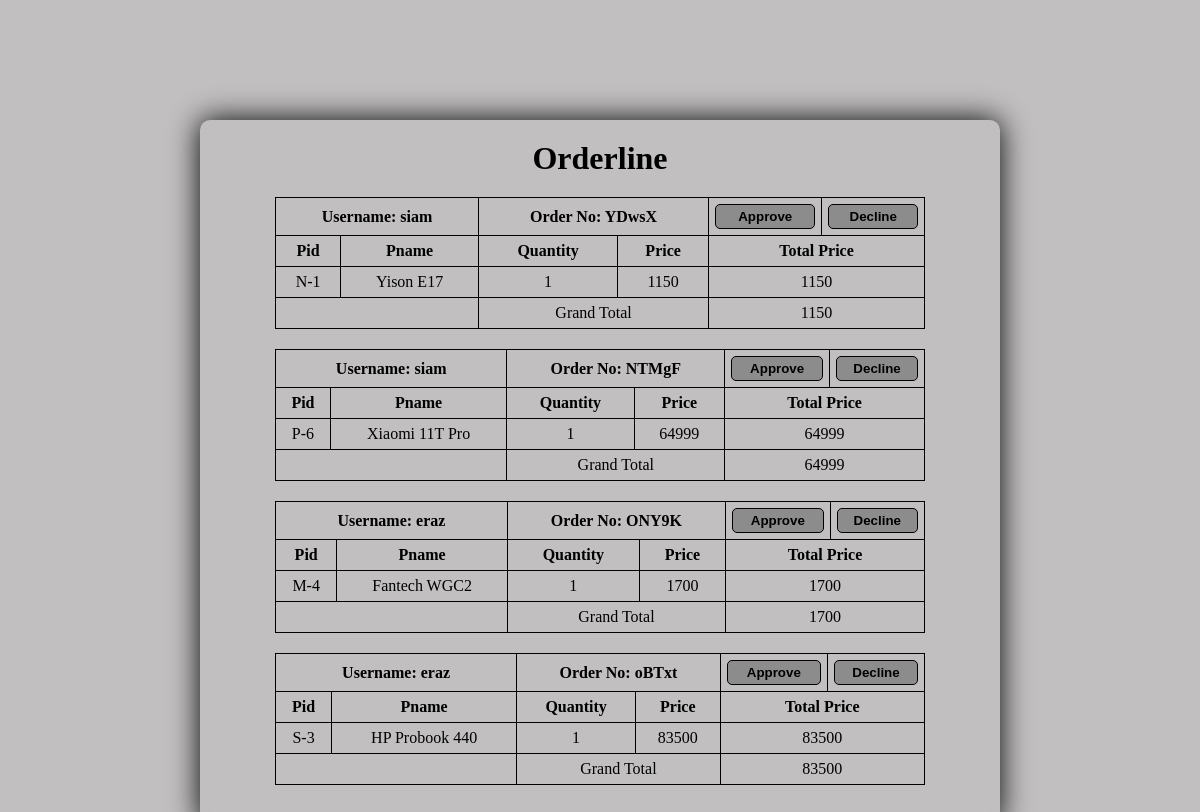
Page /admin/orderline.php (signed in) on the committed database.
### tables this page shows
CREATE TABLE `orderline` (
  `username` varchar(50) NOT NULL,
  `O_id` varchar(255) NOT NULL,
  `p_id` varchar(255) NOT NULL,
  `P_name` varchar(255) NOT NULL,
  `quantity` int(50) NOT NULL,
  `price` int(50) NOT NULL
);

### admin/orderline.php (the view, shortened to what this page needs)
<!DOCTYPE html>
<html>
<head>
</head>
<body>
  <div class="main">
    <div class="box">
      <?php
      include('../connection.php');
      $sql = "SELECT * FROM `orderline`";
      $result = $con->query($sql);
      ?>
      <h1>Orderline</h1>
      <div class="table-container">
        <?php
        $gtotal = 0;
        $pre = 0;
        if ($result->num_rows > 0) {
          while ($row = $result->fetch_assoc()) {
            if ($row["O_id"] != $pre) {
              if ($pre != 0) {
                echo "</tr>";
                echo "<tr>";
                echo "<td colspan='2'></td>";
                echo "<td colspan='2'>Grand Total</td>";
                echo "<td colspan='2'>" . $gtotal . "</td>";
                echo "</tr>";
                echo "</table>";
              }
              $gtotal = 0;
              $pre = $row["O_id"];
              echo " <table>
                    <tr>
                    <th colspan='2'>Username: " . $row["username"] . "</th>
                    <th colspan='2'> Order No: " . $pre . "</th>
                    <form action='function.php' method='post'>
                    <input type='hidden' name='orid' value='" . $pre . "'>
                    <th><button type='submit' name='approve' class='submit'>Approve</button></th>
                    </form>
                    <form action='function.php' method='post'>
                    <input type='hidden' name='orid' value='" . $pre . "'>
                    <th><button type='submit' name='decline' class='submit'>Decline</button></th>
                    </form>
                    </tr>
                    <tr>
                    <th>Pid</th>
                    <th>Pname</th>
                    <th>Quantity</th>
                    <th>Price</th>
                    <th colspan='2'>Total Price</th>
                    </tr>";
            }
            echo "<tr>";
            echo "<td>" . $row["p_id"] . "</td>";
            echo "<td>" . $row["P_name"] . "</td>";
            echo "<td>" . $row["quantity"] . "</td>";
            echo "<td>" . $row["price"] . "</td>";
            echo "<td colspan='2'>" . $row["price"] * $row["quantity"] . "</td>";
            $gtotal += ($row["price"] * $row["quantity"]);
          }
          echo "</tr>";
          echo "<tr>";
          echo "<td colspan='2'></td>";
          echo "<td colspan='2'>Grand Total</td>";
          echo "<td colspan='2'>" . $gtotal . "</td>";
          echo "</tr>";
          echo "</table>";
        }
        ?>
      </div>
    </div>
  </div>
</body>
</html>

### admin/orderline.php (style rules this page uses)
* { margin: 0; padding: 0; }
body { font-family: Times New Roman, serif; color: rgb(0, 0, 0); background: white; }
.main { display: flex; align-items: center; justify-content: center; min-height: 95vh; background: rgba(51, 43, 43, 0.3); }
.box { text-align: center; width: 800px; min-height: 50px; backdrop-filter: blur(10px); box-shadow: 0 0 30px rgb(0, 0, 0); border-radius: 10px; margin-top: 15vh; margin-bottom: 5vh; }
.box h1 { padding-top: 20px; }
.table-container { width: fit-content; height: 100%; margin: auto; padding-bottom: 40px; }
table { border-collapse: collapse; width: 650px; margin-top: 20px; }
th, td { border: 1px solid black; padding: 6px; text-align: center; }
.submit { width: 100%; height: 25px; font-weight: 600; border: 1px solid; border-radius: 5px; background: rgb(140, 140, 140); color: black; }

### rows in the picture
orderline: username "siam", O_id "YDwsX", p "N-1", P_name "Yison E17", quantity "1", price "1150", $row['price']*$row['quantity'] "1150"
orderline: gtotal "1150", username "siam", O_id "NTMgF", p "P-6", P_name "Xiaomi 11T Pro", quantity "1", price "64999", $row['price']*$row['quantity'] "64999"
orderline: gtotal "64999", username "eraz", O_id "ONY9K", p "M-4", P_name "Fantech WGC2", quantity "1", price "1700", $row['price']*$row['quantity'] "1700"
orderline: gtotal "1700", username "eraz", O_id "oBTxt", p "S-3", P_name "HP Probook 440", quantity "1", price "83500", $row['price']*$row['quantity'] "83500"

### other values in the picture
$gtotal "83500"
